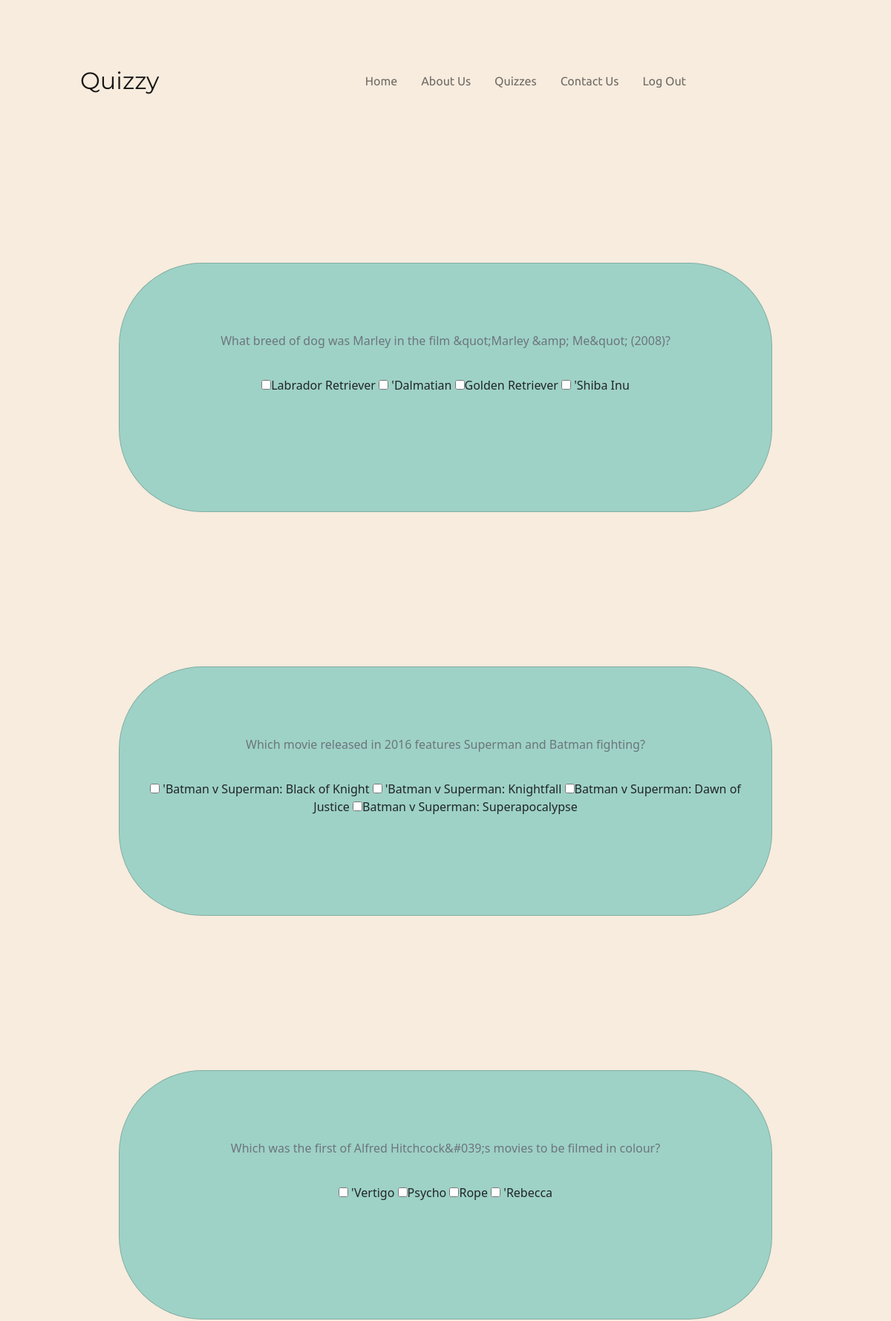
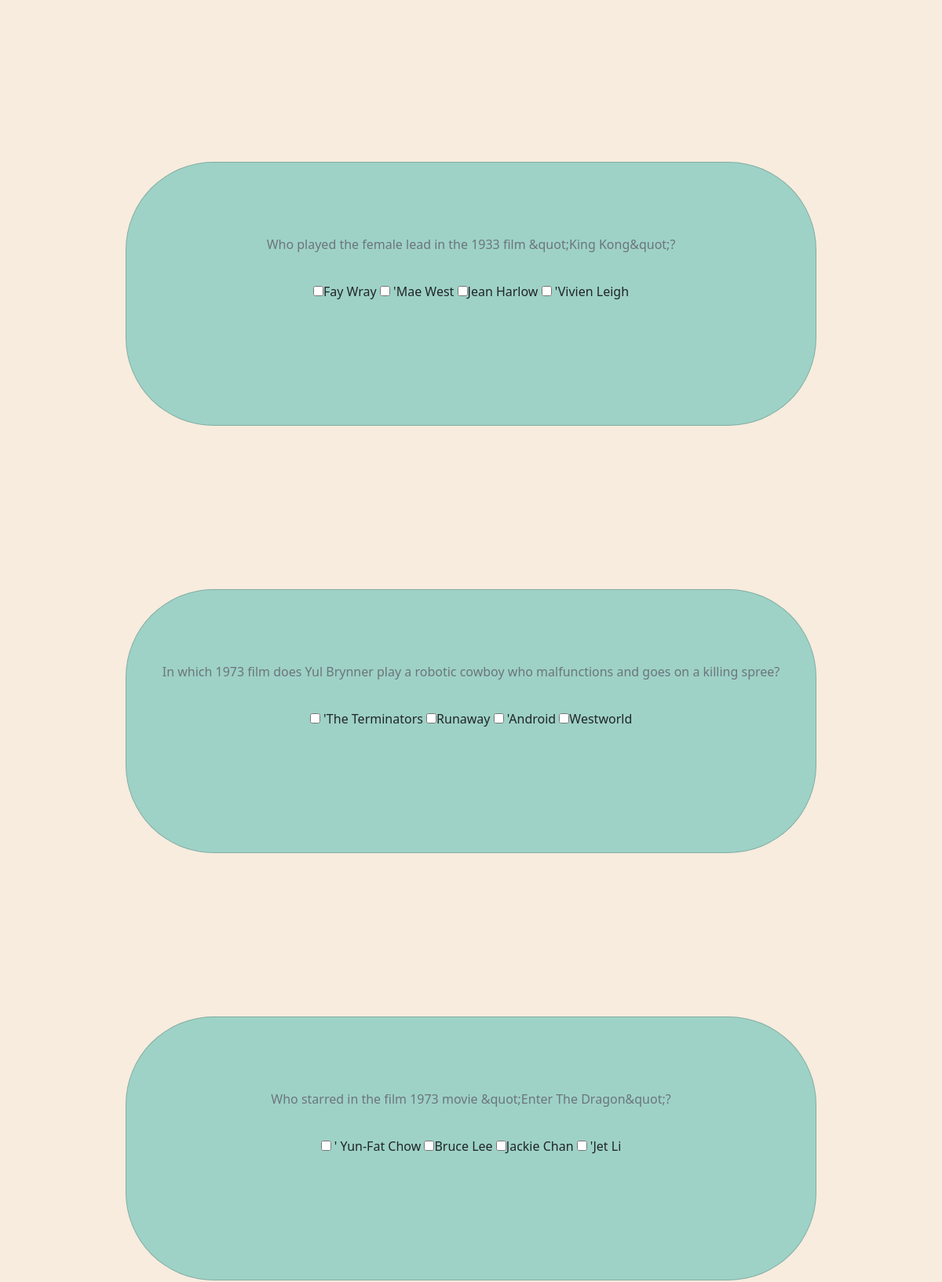
Page /Questions/Entertainment: Film (signed in, upper part) on the committed database (2 pictures, top to bottom).
### main.py (models this page shows, shortened)
class Questions(db.Model):
    __Tablename__='questions'
    id=db.Column(db.Integer,primary_key=True,unique=True)
    category=db.Column(db.String(200))
    question=db.Column(db.String(200))
    correct_ans=db.Column(db.String(200))
    incorrect=db.Column(db.String(200))

### main.py (the view)
@app.route('/Questions/<catogery>',methods=['POST','GET'])
@login_required
def questions_page(catogery):
    correct.clear()
    specific_ques=Questions.query.filter_by(category=catogery).all()
    q_and_a=[]
    for item in specific_ques:
        q_and_a.append([item.incorrect.split(',')[0].strip("''[]'"),item.incorrect.split(',')[1].strip("[]'"),item.incorrect.split(',')[2].strip("[]'"),item.correct_ans])
        correct.append(item.correct_ans)
        wrong.append([item.incorrect.split(',')[0].strip("''[']'"),item.incorrect.split(',')[1].strip("[']'"),item.incorrect.split(',')[2].strip("[']'")])
    for j in q_and_a:
        random.shuffle(j)
    return render_template('questions.html',catt=specific_ques,q_a=q_and_a)

### main.py (called while the page is built)
@login_manager.user_loader
def load_user(user_id):
    return User.query.get(user_id)

### Templates/questions.html (shortened to what this page needs)
{% extends 'base.html' %}
{% block head %}
{{ super() }}
{% endblock head %}
{% block content %}
{% block navigation %}
{{ super() }}
{% endblock navigation %}
{% endblock content %}
{% block other %}
{% set eee=catt|length%}
{% for item in range(eee) %}
<div class="card quesion-card" style="width: 55rem;">
    <div class="card-body">
        <h6 class="card-subtitle mb-2 text-muted">{{catt[item].question}}</h6>
        <form method='post' action="{{url_for('score_page')}}">
            <input type="checkbox" name="{{item}}" value="{{q_a[item][0]}}">{{q_a[item][0]}}
            <input type="checkbox" name="{{item}}" value="{{q_a[item][1]}}">{{q_a[item][1]}}
            <input type="checkbox" name="{{item}}" value="{{q_a[item][2]}}">{{q_a[item][2]}}
            <input type="checkbox" name="{{item}}" value="{{q_a[item][3]}}">{{q_a[item][3]}}
    </div>
</div>
{% endfor %}
{% endblock other %}

### static/index.css (style rules this page uses)
.card { height: 31rem; margin-bottom: 8rem; ; margin-left: 10rem; }
.quesion-card { background-color:red; width: 55rem; height: 21rem; margin: auto; border-radius: 7rem; text-align:center; margin-top:13rem; }

### Templates/questions.html (style rules this page uses)
#Navigation,body { background-image:none; background-color:#F7ECDE; }
.quesion-card { background-color:#9ED2C6; }
.mb-2 { padding-top:83px; padding-bottom:30px; }

### rows in the picture
Questions: question "What breed of dog was Marley in the film &quot;Marley &amp; Me&quot; (2008)?", correct_ans "Labrador Retriever"
Questions: question "Which movie released in 2016 features Superman and Batman fighting?", correct_ans "Batman v Superman: Dawn of Justice", correct_ans "Batman v Superman: Superapocalypse"
Questions: question "Which was the first of Alfred Hitchcock&#039;s movies to be filmed in colour?", correct_ans "Rope"
Questions: question "Who played the female lead in the 1933 film &quot;King Kong&quot;?", correct_ans "Fay Wray"
Questions: question "In which 1973 film does Yul Brynner play a robotic cowboy who malfunctions and goes on a killing spree?", correct_ans "Westworld"
Questions: question "Who starred in the film 1973 movie &quot;Enter The Dragon&quot;?", correct_ans "Bruce Lee"

### other values in the picture
{{ q_a[item][1] }} "'Dalmatian" "'Batman v Superman: Knightfall" "Psycho" "'Mae West" "Runaway"
{{ q_a[item][2] }} "Golden Retriever" "Jean Harlow" "'Android" "Jackie Chan"
{{ q_a[item][3] }} "'Shiba Inu" "'Rebecca" "'Vivien Leigh" "'Jet Li"
{{ q_a[item][0] }} "'Batman v Superman: Black of Knight" "'Vertigo" "'The Terminators" "' Yun-Fat Chow"
